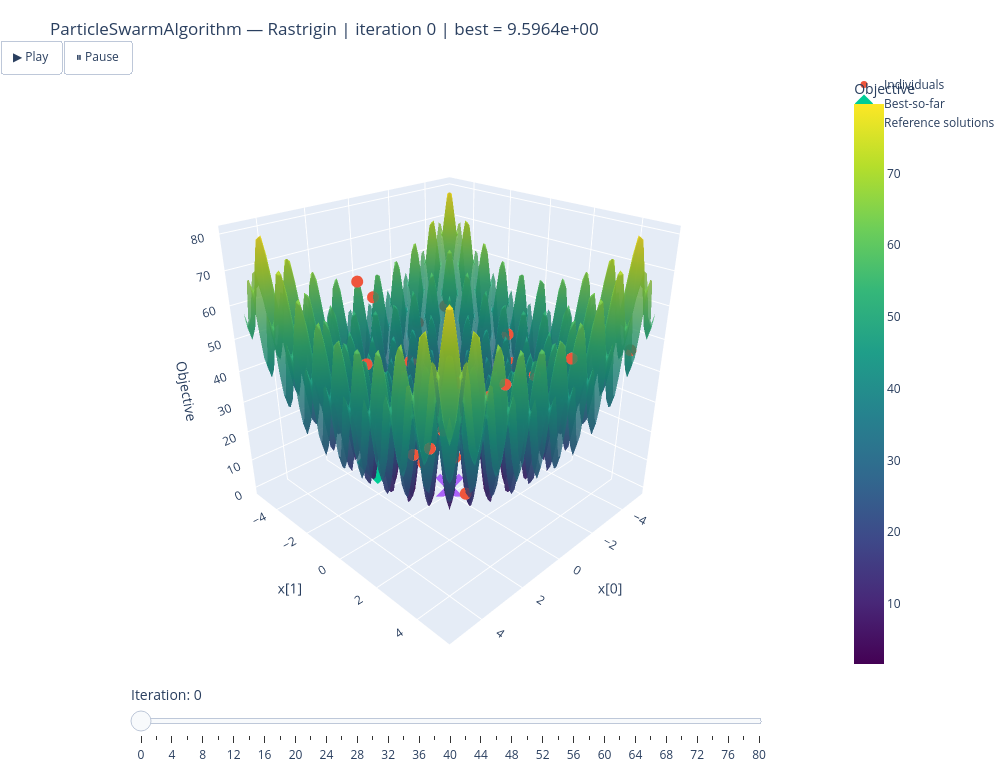
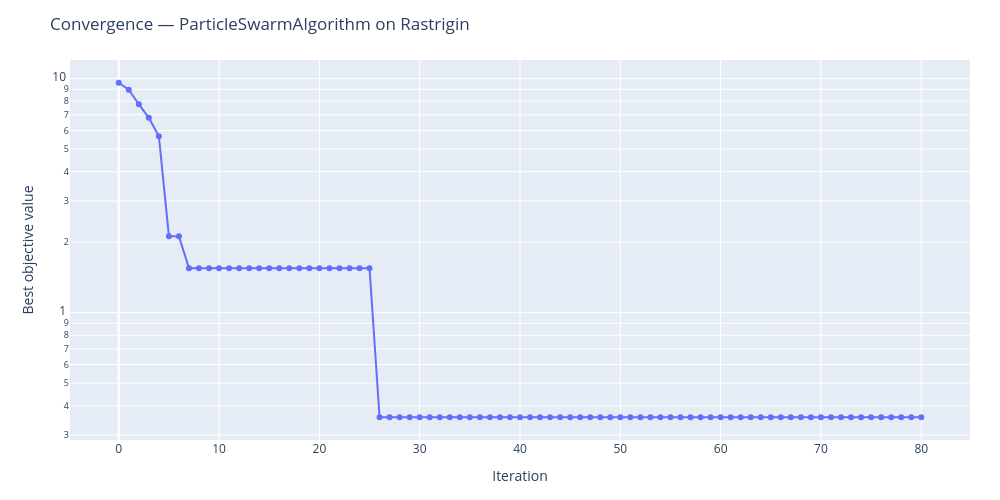

The notebook cell saved with these charts, in order:
### Markdown cell above
## Particle Swarm

### Code cell
algorithm = ParticleSwarmOptimization(
    population_size=30,
    c1=2.0,
    c2=2.0,
    w=0.7,
    seed=42,
)

result = visualize_niapy(
    algorithm=algorithm,
    problem="Rastrigin",
    dimension=2,
    max_iters=80,
    mode="3d",
    surface_resolution=80,
    max_frames=80,
    frame_duration_ms=150,
    reference_points=[[0.0, 0.0]],
)

result.optimization_figure.show()
result.convergence_figure.show()

### Figure 1 — Plotly figure (JSON) as saved in the notebook; plotly's stock layout.template omitted (floating-point values rounded to 4 significant figures; data arrays with more than 128 entries replaced by an {"elided": "..."} marker saying what was removed)
{"data": [{"colorbar": {"title": {"text": "Objective"}}, "colorscale": [[0, "#440154"], [0.1111, "#482878"], [0.2222, "#3e4989"], [0.3333, "#31688e"], [0.4444, "#26828e"], [0.5556, "#1f9e89"], [0.6667, "#35b779"], [0.7778, "#6ece58"], [0.8889, "#b5de2b"], [1, "#fde725"]], "hovertemplate": "x=%{x:.3f}<br>y=%{y:.3f}<br>objective=%{z:.3e}<extra></extra>", "name": "Objective surface", "opacity": 0.78, "type": "surface", "x": {"elided": "80x80 float values"}, "y": {"elided": "80x80 float values"}, "z": {"elided": "80x80 float values"}}, {"hovertemplate": "x=%{x:.4f}<br>y=%{y:.4f}<br>objective=%{z:.6e}<extra></extra>", "marker": {"size": 7}, "mode": "markers", "name": "Individuals", "type": "scatter3d", "x": [2.805, 3.672, -4.156, 2.674, -3.808, -1.323, 1.473, -0.5794, 0.5589, 3.355, 2.643, 4.82, 2.851, -0.3408, -3.54, 2.506, -1.784, -0.3117, -3.79, -2.796, -0.6436, 2.051, 3.402, -1.152, 1.869, -3.073, 2.938, 2.101, -0.4207, -3.688], "y": [-0.6259, 2.021, 4.87, 2.929, -0.508, 4.37, 3.305, -2.793, -4.467, 1.348, -1.49, 4.026, -3.127, -4.671, 1.874, 4.787, -1.326, -3.18, -0.2488, 1.739, 3.407, -1.921, 3.121, -2.168, -3.689, -5.045, 1.688, 2.875, 0.7039, -3.947], "z": [31.89, 32.36, 48.54, 31.29, 41.18, 52.13, 46.34, 34.24, 59.36, 44.99, 45.42, 45.31, 25.01, 52.08, 38.68, 56.87, 27.47, 29.72, 31.88, 28.66, 46.55, 9.596, 42.24, 15.31, 34.06, 36.31, 26.02, 17.56, 32.31, 43.5]}, {"hovertemplate": "best x=%{x:.6f}<br>best y=%{y:.6f}<br>objective=%{z:.6e}<extra></extra>", "marker": {"size": 14, "symbol": "diamond"}, "mode": "markers", "name": "Best-so-far", "type": "scatter3d", "x": [2.051], "y": [-1.921], "z": [9.596]}, {"hovertemplate": "reference x=%{x:.6f}<br>reference y=%{y:.6f}<br>objective=%{z:.6e}<extra></extra>", "marker": {"size": 10, "symbol": "x"}, "mode": "markers", "name": "Reference solutions", "type": "scatter3d", "x": [0.0], "y": [0.0], "z": [0.0]}], "layout": {"height": 760, "margin": {"b": 0, "l": 0, "r": 0, "t": 70}, "scene": {"camera": {"eye": {"x": 1.55, "y": 1.55, "z": 1.1}}, "xaxis": {"title": {"text": "x[0]"}}, "yaxis": {"title": {"text": "x[1]"}}, "zaxis": {"title": {"text": "Objective"}}}, "sliders": [{"active": 0, "currentvalue": {"font": {"size": 14}, "prefix": "Iteration: "}, "len": 0.84, "steps": [{"args": [["0"], {"frame": {"duration": 150, "redraw": true}, "mode": "immediate", "transition": {"duration": 0}}], "label": "0", "method": "animate"}, {"args": [["1"], {"frame": {"duration": 150, "redraw": true}, "mode": "immediate", "transition": {"duration": 0}}], "label": "2", "method": "animate"}, {"args": [["2"], {"frame": {"duration": 150, "redraw": true}, "mode": "immediate", "transition": {"duration": 0}}], "label": "4", "method": "animate"}, {"args": [["3"], {"frame": {"duration": 150, "redraw": true}, "mode": "immediate", "transition": {"duration": 0}}], "label": "6", "method": "animate"}, {"args": [["4"], {"frame": {"duration": 150, "redraw": true}, "mode": "immediate", "transition": {"duration": 0}}], "label": "8", "method": "animate"}, {"args": [["5"], {"frame": {"duration": 150, "redraw": true}, "mode": "immediate", "transition": {"duration": 0}}], "label": "10", "method": "animate"}, {"args": [["6"], {"frame": {"duration": 150, "redraw": true}, "mode": "immediate", "transition": {"duration": 0}}], "label": "12", "method": "animate"}, {"args": [["7"], {"frame": {"duration": 150, "redraw": true}, "mode": "immediate", "transition": {"duration": 0}}], "label": "14", "method": "animate"}, {"args": [["8"], {"frame": {"duration": 150, "redraw": true}, "mode": "immediate", "transition": {"duration": 0}}], "label": "16", "method": "animate"}, {"args": [["9"], {"frame": {"duration": 150, "redraw": true}, "mode": "immediate", "transition": {"duration": 0}}], "label": "18", "method": "animate"}, {"args": [["10"], {"frame": {"duration": 150, "redraw": true}, "mode": "immediate", "transition": {"duration": 0}}], "label": "20", "method": "animate"}, {"args": [["11"], {"frame": {"duration": 150, "redraw": true}, "mode": "immediate", "transition": {"duration": 0}}], "label": "22", "method": "animate"}, {"args": [["12"], {"frame": {"duration": 150, "redraw": true}, "mode": "immediate", "transition": {"duration": 0}}], "label": "24", "method": "animate"}, {"args": [["13"], {"frame": {"duration": 150, "redraw": true}, "mode": "immediate", "transition": {"duration": 0}}], "label": "26", "method": "animate"}, {"args": [["14"], {"frame": {"duration": 150, "redraw": true}, "mode": "immediate", "transition": {"duration": 0}}], "label": "28", "method": "animate"}, {"args": [["15"], {"frame": {"duration": 150, "redraw": true}, "mode": "immediate", "transition": {"duration": 0}}], "label": "30", "method": "animate"}, {"args": [["16"], {"frame": {"duration": 150, "redraw": true}, "mode": "immediate", "transition": {"duration": 0}}], "label": "32", "method": "animate"}, {"args": [["17"], {"frame": {"duration": 150, "redraw": true}, "mode": "immediate", "transition": {"duration": 0}}], "label": "34", "method": "animate"}, {"args": [["18"], {"frame": {"duration": 150, "redraw": true}, "mode": "immediate", "transition": {"duration": 0}}], "label": "36", "method": "animate"}, {"args": [["19"], {"frame": {"duration": 150, "redraw": true}, "mode": "immediate", "transition": {"duration": 0}}], "label": "38", "method": "animate"}, {"args": [["20"], {"frame": {"duration": 150, "redraw": true}, "mode": "immediate", "transition": {"duration": 0}}], "label": "40", "method": "animate"}, {"args": [["21"], {"frame": {"duration": 150, "redraw": true}, "mode": "immediate", "transition": {"duration": 0}}], "label": "42", "method": "animate"}, {"args": [["22"], {"frame": {"duration": 150, "redraw": true}, "mode": "immediate", "transition": {"duration": 0}}], "label": "44", "method": "animate"}, {"args": [["23"], {"frame": {"duration": 150, "redraw": true}, "mode": "immediate", "transition": {"duration": 0}}], "label": "46", "method": "animate"}, {"args": [["24"], {"frame": {"duration": 150, "redraw": true}, "mode": "immediate", "transition": {"duration": 0}}], "label": "48", "method": "animate"}, {"args": [["25"], {"frame": {"duration": 150, "redraw": true}, "mode": "immediate", "transition": {"duration": 0}}], "label": "50", "method": "animate"}, {"args": [["26"], {"frame": {"duration": 150, "redraw": true}, "mode": "immediate", "transition": {"duration": 0}}], "label": "52", "method": "animate"}, {"args": [["27"], {"frame": {"duration": 150, "redraw": true}, "mode": "immediate", "transition": {"duration": 0}}], "label": "54", "method": "animate"}, {"args": [["28"], {"frame": {"duration": 150, "redraw": true}, "mode": "immediate", "transition": {"duration": 0}}], "label": "56", "method": "animate"}, {"args": [["29"], {"frame": {"duration": 150, "redraw": true}, "mode": "immediate", "transition": {"duration": 0}}], "label": "58", "method": "animate"}, {"args": [["30"], {"frame": {"duration": 150, "redraw": true}, "mode": "immediate", "transition": {"duration": 0}}], "label": "60", "method": "animate"}, {"args": [["31"], {"frame": {"duration": 150, "redraw": true}, "mode": "immediate", "transition": {"duration": 0}}], "label": "62", "method": "animate"}, {"args": [["32"], {"frame": {"duration": 150, "redraw": true}, "mode": "immediate", "transition": {"duration": 0}}], "label": "64", "method": "animate"}, {"args": [["33"], {"frame": {"duration": 150, "redraw": true}, "mode": "immediate", "transition": {"duration": 0}}], "label": "66", "method": "animate"}, {"args": [["34"], {"frame": {"duration": 150, "redraw": true}, "mode": "immediate", "transition": {"duration": 0}}], "label": "68", "method": "animate"}, {"args": [["35"], {"frame": {"duration": 150, "redraw": true}, "mode": "immediate", "transition": {"duration": 0}}], "label": "70", "method": "animate"}, {"args": [["36"], {"frame": {"duration": 150, "redraw": true}, "mode": "immediate", "transition": {"duration": 0}}], "label": "72", "method": "animate"}, {"args": [["37"], {"frame": {"duration": 150, "redraw": true}, "mode": "immediate", "transition": {"duration": 0}}], "label": "74", "method": "animate"}, {"args": [["38"], {"frame": {"duration": 150, "redraw": true}, "mode": "immediate", "transition": {"duration": 0}}], "label": "76", "method": "animate"}, {"args": [["39"], {"frame": {"duration": 150, "redraw": true}, "mode": "immediate", "transition": {"duration": 0}}], "label": "78", "method": "animate"}, {"args": [["40"], {"frame": {"duration": 150, "redraw": true}, "mode": "immediate", "transition": {"duration": 0}}], "label": "80", "method": "animate"}], "x": 0.08, "y": 0.02}], "title": {"text": "ParticleSwarmAlgorithm — Rastrigin | iteration 0 | best = 9.5964e+00"}, "uirevision": "keep-camera", "updatemenus": [{"buttons": [{"args": [null, {"frame": {"duration": 150, "redraw": true}, "fromcurrent": true, "mode": "immediate", "transition": {"duration": 0}}], "label": "▶ Play", "method": "animate"}, {"args": [[null], {"frame": {"duration": 0, "redraw": false}, "mode": "immediate"}], "label": "⏸ Pause", "method": "animate"}], "direction": "left", "showactive": false, "type": "buttons", "x": 0.08, "y": 1.05}], "width": 1000}}

### Figure 2 — Plotly figure (JSON) as saved in the notebook; plotly's stock layout.template omitted (floating-point values rounded to 4 significant figures)
{"data": [{"hovertemplate": "iteration=%{x}<br>best=%{y:.6e}<extra></extra>", "mode": "lines+markers", "name": "Best-so-far", "type": "scatter", "x": [0, 1, 2, 3, 4, 5, 6, 7, 8, 9, 10, 11, 12, 13, 14, 15, 16, 17, 18, 19, 20, 21, 22, 23, 24, 25, 26, 27, 28, 29, 30, 31, 32, 33, 34, 35, 36, 37, 38, 39, 40, 41, 42, 43, 44, 45, 46, 47, 48, 49, 50, 51, 52, 53, 54, 55, 56, 57, 58, 59, 60, 61, 62, 63, 64, 65, 66, 67, 68, 69, 70, 71, 72, 73, 74, 75, 76, 77, 78, 79, 80], "y": [9.596, 8.962, 7.77, 6.797, 5.668, 2.121, 2.121, 1.548, 1.548, 1.548, 1.548, 1.548, 1.548, 1.548, 1.548, 1.548, 1.548, 1.548, 1.548, 1.548, 1.548, 1.548, 1.548, 1.548, 1.548, 1.548, 0.3571, 0.3571, 0.3571, 0.3571, 0.3571, 0.3571, 0.3571, 0.3571, 0.3571, 0.3571, 0.3571, 0.3571, 0.3571, 0.3571, 0.3571, 0.3571, 0.3571, 0.3571, 0.3571, 0.3571, 0.3571, 0.3571, 0.3571, 0.3571, 0.3571, 0.3571, 0.3571, 0.3571, 0.3571, 0.3571, 0.3571, 0.3571, 0.3571, 0.3571, 0.3571, 0.3571, 0.3571, 0.3571, 0.3571, 0.3571, 0.3571, 0.3571, 0.3571, 0.3571, 0.3571, 0.3571, 0.3571, 0.3571, 0.3571, 0.3571, 0.3571, 0.3571, 0.3571, 0.3571, 0.3571]}], "layout": {"height": 500, "margin": {"b": 60, "l": 70, "r": 30, "t": 60}, "title": {"text": "Convergence — ParticleSwarmAlgorithm on Rastrigin"}, "width": 1000, "xaxis": {"title": {"text": "Iteration"}}, "yaxis": {"title": {"text": "Best objective value"}, "type": "log"}}}
